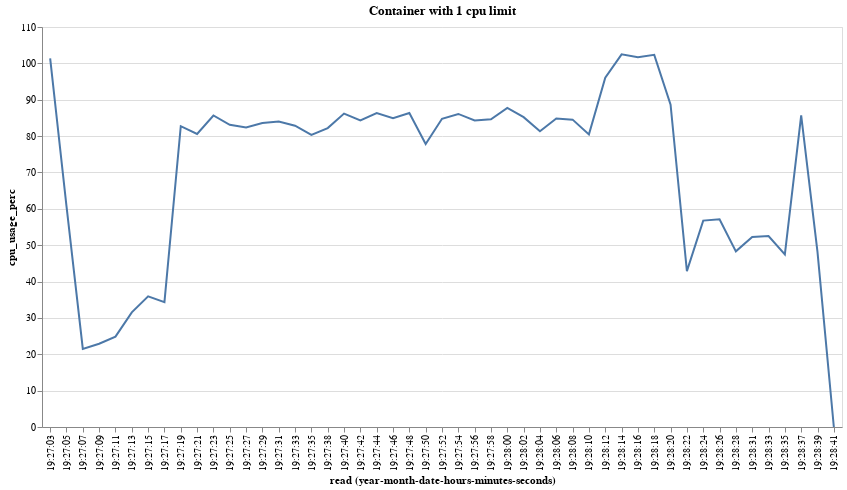

The notebook cell saved with this chart:
### Code cell
chart = generate_chart(run_with_num_cpu(1))
print_relevant_logs()
chart

### Figure 1 — Vega-Lite specification as saved in the notebook (floating-point values rounded to 4 significant figures)
{"$schema": "https://vega.github.io/schema/vega-lite/v4.17.0.json", "config": {"view": {"continuousHeight": 300, "continuousWidth": 400}}, "data": {"name": "data-61e4c9a3e7ff208fe3791d1c127c621d"}, "datasets": {"data-61e4c9a3e7ff208fe3791d1c127c621d": [{"cpu_delta": 998450000, "cpu_stats.cpu_usage.total_usage": 1231420000, "cpu_stats.online_cpus": 4, "cpu_stats.system_cpu_usage": 4032377830000000, "cpu_usage_perc": 101.4, "precpu_stats.cpu_usage.total_usage": 232970000, "precpu_stats.system_cpu_usage": 4032373890000000, "read": "2022-11-08T19:27:03.334079143", "system_cpu_delta": 3940000000}, {"cpu_delta": 528311000, "cpu_stats.cpu_usage.total_usage": 2674842000, "cpu_stats.online_cpus": 4, "cpu_stats.system_cpu_usage": 4032385170000000, "cpu_usage_perc": 60.73, "precpu_stats.cpu_usage.total_usage": 2146531000, "precpu_stats.system_cpu_usage": 4032381690000000, "read": "2022-11-08T19:27:05.354008644", "system_cpu_delta": 3480000000}, {"cpu_delta": 175022000, "cpu_stats.cpu_usage.total_usage": 3036663000, "cpu_stats.online_cpus": 4, "cpu_stats.system_cpu_usage": 4032391700000000, "cpu_usage_perc": 21.48, "precpu_stats.cpu_usage.total_usage": 2861641000, "precpu_stats.system_cpu_usage": 4032388440000000, "read": "2022-11-08T19:27:07.382618810", "system_cpu_delta": 3260000000}, {"cpu_delta": 185941000, "cpu_stats.cpu_usage.total_usage": 3388706000, "cpu_stats.online_cpus": 4, "cpu_stats.system_cpu_usage": 4032398170000000, "cpu_usage_perc": 22.89, "precpu_stats.cpu_usage.total_usage": 3202765000, "precpu_stats.system_cpu_usage": 4032394920000000, "read": "2022-11-08T19:27:09.398709238", "system_cpu_delta": 3250000000}, {"cpu_delta": 209434000, "cpu_stats.cpu_usage.total_usage": 3783309000, "cpu_stats.online_cpus": 4, "cpu_stats.system_cpu_usage": 4032404790000000, "cpu_usage_perc": 24.86, "precpu_stats.cpu_usage.total_usage": 3573875000, "precpu_stats.system_cpu_usage": 4032401420000000, "read": "2022-11-08T19:27:11.457095803", "system_cpu_delta": 3370000000}, {"cpu_delta": 268811000, "cpu_stats.cpu_usage.total_usage": 4255217000, "cpu_stats.online_cpus": 4, "cpu_stats.system_cpu_usage": 4032411560000000, "cpu_usage_perc": 31.53, "precpu_stats.cpu_usage.total_usage": 3986406000, "precpu_stats.system_cpu_usage": 4032408150000000, "read": "2022-11-08T19:27:13.515602324", "system_cpu_delta": 3410000000}, {"cpu_delta": 300933000, "cpu_stats.cpu_usage.total_usage": 4861430000, "cpu_stats.online_cpus": 4, "cpu_stats.system_cpu_usage": 4032418180000000, "cpu_usage_perc": 35.93, "precpu_stats.cpu_usage.total_usage": 4560497000, "precpu_stats.system_cpu_usage": 4032414830000000, "read": "2022-11-08T19:27:15.538461517", "system_cpu_delta": 3350000000}, {"cpu_delta": 279759000, "cpu_stats.cpu_usage.total_usage": 5431078000, "cpu_stats.online_cpus": 4, "cpu_stats.system_cpu_usage": 4032424690000000, "cpu_usage_perc": 34.33, "precpu_stats.cpu_usage.total_usage": 5151319000, "precpu_stats.system_cpu_usage": 4032421430000000, "read": "2022-11-08T19:27:17.558056384", "system_cpu_delta": 3260000000}, {"cpu_delta": 759059000, "cpu_stats.cpu_usage.total_usage": 6382257000, "cpu_stats.online_cpus": 4, "cpu_stats.system_cpu_usage": 4032431590000000, "cpu_usage_perc": 82.73, "precpu_stats.cpu_usage.total_usage": 5623198000, "precpu_stats.system_cpu_usage": 4032427920000000, "read": "2022-11-08T19:27:19.587288229", "system_cpu_delta": 3670000000}, {"cpu_delta": 717139000, "cpu_stats.cpu_usage.total_usage": 7877088000, "cpu_stats.online_cpus": 4, "cpu_stats.system_cpu_usage": 4032438720000000, "cpu_usage_perc": 80.58, "precpu_stats.cpu_usage.total_usage": 7159949000, "precpu_stats.system_cpu_usage": 4032435160000000, "read": "2022-11-08T19:27:21.600861209", "system_cpu_delta": 3560000000}, {"cpu_delta": 749540000, "cpu_stats.cpu_usage.total_usage": 9362623000, "cpu_stats.online_cpus": 4, "cpu_stats.system_cpu_usage": 4032445830000000, "cpu_usage_perc": 85.66, "precpu_stats.cpu_usage.total_usage": 8613083000, "precpu_stats.system_cpu_usage": 4032442330000000, "read": "2022-11-08T19:27:23.635295177", "system_cpu_delta": 3500000000}, {"cpu_delta": 770727000, "cpu_stats.cpu_usage.total_usage": 10937385000, "cpu_stats.online_cpus": 4, "cpu_stats.system_cpu_usage": 4032453580000000, "cpu_usage_perc": 83.1, "precpu_stats.cpu_usage.total_usage": 10166658000, "precpu_stats.system_cpu_usage": 4032449870000000, "read": "2022-11-08T19:27:25.812956929", "system_cpu_delta": 3710000000}, {"cpu_delta": 739356000, "cpu_stats.cpu_usage.total_usage": 12424704000, "cpu_stats.online_cpus": 4, "cpu_stats.system_cpu_usage": 4032460750000000, "cpu_usage_perc": 82.38, "precpu_stats.cpu_usage.total_usage": 11685348000, "precpu_stats.system_cpu_usage": 4032457160000000, "read": "2022-11-08T19:27:27.831113522", "system_cpu_delta": 3590000000}, {"cpu_delta": 748342000, "cpu_stats.cpu_usage.total_usage": 13919962000, "cpu_stats.online_cpus": 4, "cpu_stats.system_cpu_usage": 4032467930000000, "cpu_usage_perc": 83.61, "precpu_stats.cpu_usage.total_usage": 13171620000, "precpu_stats.system_cpu_usage": 4032464350000000, "read": "2022-11-08T19:27:29.852855455", "system_cpu_delta": 3580000000}, {"cpu_delta": 764709000, "cpu_stats.cpu_usage.total_usage": 15450636000, "cpu_stats.online_cpus": 4, "cpu_stats.system_cpu_usage": 4032475220000000, "cpu_usage_perc": 84.03, "precpu_stats.cpu_usage.total_usage": 14685927000, "precpu_stats.system_cpu_usage": 4032471580000000, "read": "2022-11-08T19:27:31.864117333", "system_cpu_delta": 3640000000}, {"cpu_delta": 762284000, "cpu_stats.cpu_usage.total_usage": 16911304000, "cpu_stats.online_cpus": 4, "cpu_stats.system_cpu_usage": 4032482540000000, "cpu_usage_perc": 82.86, "precpu_stats.cpu_usage.total_usage": 16149020000, "precpu_stats.system_cpu_usage": 4032478860000000, "read": "2022-11-08T19:27:33.888277490", "system_cpu_delta": 3680000000}, {"cpu_delta": 750937000, "cpu_stats.cpu_usage.total_usage": 18415108000, "cpu_stats.online_cpus": 4, "cpu_stats.system_cpu_usage": 4032489940000000, "cpu_usage_perc": 80.31, "precpu_stats.cpu_usage.total_usage": 17664171000, "precpu_stats.system_cpu_usage": 4032486200000000, "read": "2022-11-08T19:27:35.954873305", "system_cpu_delta": 3740000000}, {"cpu_delta": 782993000, "cpu_stats.cpu_usage.total_usage": 20017923000, "cpu_stats.online_cpus": 4, "cpu_stats.system_cpu_usage": 4032497480000000, "cpu_usage_perc": 82.2, "precpu_stats.cpu_usage.total_usage": 19234930000, "precpu_stats.system_cpu_usage": 4032493670000000, "read": "2022-11-08T19:27:38.049291549", "system_cpu_delta": 3810000000}, {"cpu_delta": 784261000, "cpu_stats.cpu_usage.total_usage": 21576594000, "cpu_stats.online_cpus": 4, "cpu_stats.system_cpu_usage": 4032504770000000, "cpu_usage_perc": 86.18, "precpu_stats.cpu_usage.total_usage": 20792333000, "precpu_stats.system_cpu_usage": 4032501130000000, "read": "2022-11-08T19:27:40.066232548", "system_cpu_delta": 3640000000}, {"cpu_delta": 767431000, "cpu_stats.cpu_usage.total_usage": 23106803000, "cpu_stats.online_cpus": 4, "cpu_stats.system_cpu_usage": 4032512040000000, "cpu_usage_perc": 84.33, "precpu_stats.cpu_usage.total_usage": 22339372000, "precpu_stats.system_cpu_usage": 4032508400000000, "read": "2022-11-08T19:27:42.084956502", "system_cpu_delta": 3640000000}, {"cpu_delta": 785400000, "cpu_stats.cpu_usage.total_usage": 24683053000, "cpu_stats.online_cpus": 4, "cpu_stats.system_cpu_usage": 4032519300000000, "cpu_usage_perc": 86.31, "precpu_stats.cpu_usage.total_usage": 23897653000, "precpu_stats.system_cpu_usage": 4032515660000000, "read": "2022-11-08T19:27:44.075828729", "system_cpu_delta": 3640000000}, {"cpu_delta": 776991000, "cpu_stats.cpu_usage.total_usage": 26236699000, "cpu_stats.online_cpus": 4, "cpu_stats.system_cpu_usage": 4032526610000000, "cpu_usage_perc": 84.92, "precpu_stats.cpu_usage.total_usage": 25459708000, "precpu_stats.system_cpu_usage": 4032522950000000, "read": "2022-11-08T19:27:46.097688650", "system_cpu_delta": 3660000000}, {"cpu_delta": 783538000, "cpu_stats.cpu_usage.total_usage": 27781096000, "cpu_stats.online_cpus": 4, "cpu_stats.system_cpu_usage": 4032533920000000, "cpu_usage_perc": 86.34, "precpu_stats.cpu_usage.total_usage": 26997558000, "precpu_stats.system_cpu_usage": 4032530290000000, "read": "2022-11-08T19:27:48.148337823", "system_cpu_delta": 3630000000}, {"cpu_delta": 745081000, "cpu_stats.cpu_usage.total_usage": 29322820000, "cpu_stats.online_cpus": 4, "cpu_stats.system_cpu_usage": 4032541630000000, "cpu_usage_perc": 77.82, "precpu_stats.cpu_usage.total_usage": 28577739000, "precpu_stats.system_cpu_usage": 4032537800000000, "read": "2022-11-08T19:27:50.275112015", "system_cpu_delta": 3830000000}, {"cpu_delta": 771384000, "cpu_stats.cpu_usage.total_usage": 30868309000, "cpu_stats.online_cpus": 4, "cpu_stats.system_cpu_usage": 4032548930000000, "cpu_usage_perc": 84.77, "precpu_stats.cpu_usage.total_usage": 30096925000, "precpu_stats.system_cpu_usage": 4032545290000000, "read": "2022-11-08T19:27:52.296587485", "system_cpu_delta": 3640000000}, {"cpu_delta": 787727000, "cpu_stats.cpu_usage.total_usage": 32414916000, "cpu_stats.online_cpus": 4, "cpu_stats.system_cpu_usage": 4032556240000000, "cpu_usage_perc": 86.09, "precpu_stats.cpu_usage.total_usage": 31627189000, "precpu_stats.system_cpu_usage": 4032552580000000, "read": "2022-11-08T19:27:54.322262772", "system_cpu_delta": 3660000000}, {"cpu_delta": 775560000, "cpu_stats.cpu_usage.total_usage": 33956354000, "cpu_stats.online_cpus": 4, "cpu_stats.system_cpu_usage": 4032563550000000, "cpu_usage_perc": 84.3, "precpu_stats.cpu_usage.total_usage": 33180794000, "precpu_stats.system_cpu_usage": 4032559870000000, "read": "2022-11-08T19:27:56.339458793", "system_cpu_delta": 3680000000}, {"cpu_delta": 767737000, "cpu_stats.cpu_usage.total_usage": 35498765000, "cpu_stats.online_cpus": 4, "cpu_stats.system_cpu_usage": 4032570840000000, "cpu_usage_perc": 84.6, "precpu_stats.cpu_usage.total_usage": 34731028000, "precpu_stats.system_cpu_usage": 4032567210000000, "read": "2022-11-08T19:27:58.351625170", "system_cpu_delta": 3630000000}, {"cpu_delta": 800625000, "cpu_stats.cpu_usage.total_usage": 37091834000, "cpu_stats.online_cpus": 4, "cpu_stats.system_cpu_usage": 4032578150000000, "cpu_usage_perc": 87.74, "precpu_stats.cpu_usage.total_usage": 36291209000, "precpu_stats.system_cpu_usage": 4032574500000000, "read": "2022-11-08T19:28:00.378501811", "system_cpu_delta": 3650000000}, {"cpu_delta": 790238000, "cpu_stats.cpu_usage.total_usage": 38769746000, "cpu_stats.online_cpus": 4, "cpu_stats.system_cpu_usage": 4032585970000000, "cpu_usage_perc": 85.2, "precpu_stats.cpu_usage.total_usage": 37979508000, "precpu_stats.system_cpu_usage": 4032582260000000, "read": "2022-11-08T19:28:02.560759760", "system_cpu_delta": 3710000000}, {"cpu_delta": 725890000, "cpu_stats.cpu_usage.total_usage": 40214798000, "cpu_stats.online_cpus": 4, "cpu_stats.system_cpu_usage": 4032593090000000, "cpu_usage_perc": 81.33, "precpu_stats.cpu_usage.total_usage": 39488908000, "precpu_stats.system_cpu_usage": 4032589520000000, "read": "2022-11-08T19:28:04.586284397", "system_cpu_delta": 3570000000}, {"cpu_delta": 782496000, "cpu_stats.cpu_usage.total_usage": 41742666000, "cpu_stats.online_cpus": 4, "cpu_stats.system_cpu_usage": 4032600440000000, "cpu_usage_perc": 84.82, "precpu_stats.cpu_usage.total_usage": 40960170000, "precpu_stats.system_cpu_usage": 4032596750000000, "read": "2022-11-08T19:28:06.629360375", "system_cpu_delta": 3690000000}, {"cpu_delta": 767077000, "cpu_stats.cpu_usage.total_usage": 43269217000, "cpu_stats.online_cpus": 4, "cpu_stats.system_cpu_usage": 4032607710000000, "cpu_usage_perc": 84.53, "precpu_stats.cpu_usage.total_usage": 42502140000, "precpu_stats.system_cpu_usage": 4032604080000000, "read": "2022-11-08T19:28:08.643466704", "system_cpu_delta": 3630000000}, {"cpu_delta": 736311000, "cpu_stats.cpu_usage.total_usage": 44782652000, "cpu_stats.online_cpus": 4, "cpu_stats.system_cpu_usage": 4032615050000000, "cpu_usage_perc": 80.47, "precpu_stats.cpu_usage.total_usage": 44046341000, "precpu_stats.system_cpu_usage": 4032611390000000, "read": "2022-11-08T19:28:10.664586466", "system_cpu_delta": 3660000000}, {"cpu_delta": 979925000, "cpu_stats.cpu_usage.total_usage": 46592425000, "cpu_stats.online_cpus": 4, "cpu_stats.system_cpu_usage": 4032622870000000, "cpu_usage_perc": 96.07, "precpu_stats.cpu_usage.total_usage": 45612500000, "precpu_stats.system_cpu_usage": 4032618790000000, "read": "2022-11-08T19:28:12.735019716", "system_cpu_delta": 4080000000}, {"cpu_delta": 1006907000, "cpu_stats.cpu_usage.total_usage": 48557598000, "cpu_stats.online_cpus": 4, "cpu_stats.system_cpu_usage": 4032630740000000, "cpu_usage_perc": 102.5, "precpu_stats.cpu_usage.total_usage": 47550691000, "precpu_stats.system_cpu_usage": 4032626810000000, "read": "2022-11-08T19:28:14.750928100", "system_cpu_delta": 3930000000}, {"cpu_delta": 1006731000, "cpu_stats.cpu_usage.total_usage": 50567207000, "cpu_stats.online_cpus": 4, "cpu_stats.system_cpu_usage": 4032638630000000, "cpu_usage_perc": 101.7, "precpu_stats.cpu_usage.total_usage": 49560476000, "precpu_stats.system_cpu_usage": 4032634670000000, "read": "2022-11-08T19:28:16.770333019", "system_cpu_delta": 3960000000}, {"cpu_delta": 1005487000, "cpu_stats.cpu_usage.total_usage": 52577551000, "cpu_stats.online_cpus": 4, "cpu_stats.system_cpu_usage": 4032646490000000, "cpu_usage_perc": 102.3, "precpu_stats.cpu_usage.total_usage": 51572064000, "precpu_stats.system_cpu_usage": 4032642560000000, "read": "2022-11-08T19:28:18.784553784", "system_cpu_delta": 3930000000}, {"cpu_delta": 835553000, "cpu_stats.cpu_usage.total_usage": 54418657000, "cpu_stats.online_cpus": 4, "cpu_stats.system_cpu_usage": 4032654190000000, "cpu_usage_perc": 88.65, "precpu_stats.cpu_usage.total_usage": 53583104000, "precpu_stats.system_cpu_usage": 4032650420000000, "read": "2022-11-08T19:28:20.798627414", "system_cpu_delta": 3770000000}, {"cpu_delta": 394319000, "cpu_stats.cpu_usage.total_usage": 55735358000, "cpu_stats.online_cpus": 4, "cpu_stats.system_cpu_usage": 4032661810000000, "cpu_usage_perc": 42.86, "precpu_stats.cpu_usage.total_usage": 55341039000, "precpu_stats.system_cpu_usage": 4032658130000000, "read": "2022-11-08T19:28:22.822309161", "system_cpu_delta": 3680000000}, {"cpu_delta": 498054000, "cpu_stats.cpu_usage.total_usage": 56581295000, "cpu_stats.online_cpus": 4, "cpu_stats.system_cpu_usage": 4032668920000000, "cpu_usage_perc": 56.76, "precpu_stats.cpu_usage.total_usage": 56083241000, "precpu_stats.system_cpu_usage": 4032665410000000, "read": "2022-11-08T19:28:24.897841367", "system_cpu_delta": 3510000000}, {"cpu_delta": 479867000, "cpu_stats.cpu_usage.total_usage": 57561172000, "cpu_stats.online_cpus": 4, "cpu_stats.system_cpu_usage": 4032675790000000, "cpu_usage_perc": 57.13, "precpu_stats.cpu_usage.total_usage": 57081305000, "precpu_stats.system_cpu_usage": 4032672430000000, "read": "2022-11-08T19:28:26.971175157", "system_cpu_delta": 3360000000}, {"cpu_delta": 411811000, "cpu_stats.cpu_usage.total_usage": 58436538000, "cpu_stats.online_cpus": 4, "cpu_stats.system_cpu_usage": 4032682590000000, "cpu_usage_perc": 48.31, "precpu_stats.cpu_usage.total_usage": 58024727000, "precpu_stats.system_cpu_usage": 4032679180000000, "read": "2022-11-08T19:28:28.995069190", "system_cpu_delta": 3410000000}, {"cpu_delta": 442584000, "cpu_stats.cpu_usage.total_usage": 58993736000, "cpu_stats.online_cpus": 4, "cpu_stats.system_cpu_usage": 4032690620000000, "cpu_usage_perc": 52.22, "precpu_stats.cpu_usage.total_usage": 58551152000, "precpu_stats.system_cpu_usage": 4032687230000000, "read": "2022-11-08T19:28:31.262243374", "system_cpu_delta": 3390000000}, {"cpu_delta": 442268000, "cpu_stats.cpu_usage.total_usage": 59879970000, "cpu_stats.online_cpus": 4, "cpu_stats.system_cpu_usage": 4032697310000000, "cpu_usage_perc": 52.49, "precpu_stats.cpu_usage.total_usage": 59437702000, "precpu_stats.system_cpu_usage": 4032693940000000, "read": "2022-11-08T19:28:33.292168613", "system_cpu_delta": 3370000000}, {"cpu_delta": 398646000, "cpu_stats.cpu_usage.total_usage": 60695842000, "cpu_stats.online_cpus": 4, "cpu_stats.system_cpu_usage": 4032704060000000, "cpu_usage_perc": 47.46, "precpu_stats.cpu_usage.total_usage": 60297196000, "precpu_stats.system_cpu_usage": 4032700700000000, "read": "2022-11-08T19:28:35.306222954", "system_cpu_delta": 3360000000}, {"cpu_delta": 833669000, "cpu_stats.cpu_usage.total_usage": 61908641000, "cpu_stats.online_cpus": 4, "cpu_stats.system_cpu_usage": 4032711600000000, "cpu_usage_perc": 85.72, "precpu_stats.cpu_usage.total_usage": 61074972000, "precpu_stats.system_cpu_usage": 4032707710000000, "read": "2022-11-08T19:28:37.433543404", "system_cpu_delta": 3890000000}, {"cpu_delta": 465416000, "cpu_stats.cpu_usage.total_usage": 62442916000, "cpu_stats.online_cpus": 4, "cpu_stats.system_cpu_usage": 4032719230000000, "cpu_usage_perc": 48.11, "precpu_stats.cpu_usage.total_usage": 61977500000, "precpu_stats.system_cpu_usage": 4032715360000000, "read": "2022-11-08T19:28:39.451332635", "system_cpu_delta": 3870000000}, {"cpu_delta": 0, "cpu_stats.cpu_usage.total_usage": 63026831000, "cpu_stats.online_cpus": 4, "cpu_stats.system_cpu_usage": 4032727050000000, "cpu_usage_perc": 0, "precpu_stats.cpu_usage.total_usage": 63026831000, "precpu_stats.system_cpu_usage": 4032723180000000, "read": "2022-11-08T19:28:41.476334358", "system_cpu_delta": 3870000000}]}, "encoding": {"x": {"axis": {"format": "%H:%M:%S", "labelAngle": -90}, "field": "read", "timeUnit": "yearmonthdatehoursminutesseconds", "type": "ordinal"}, "y": {"field": "cpu_usage_perc", "type": "quantitative"}}, "height": 400, "mark": "line", "title": "Container with 1 cpu limit", "width": 800}
